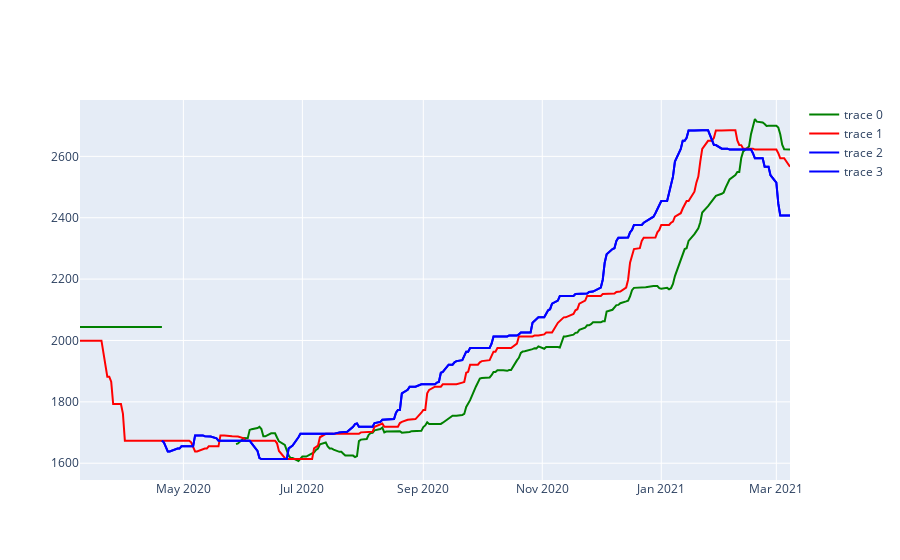

The notebook cell this image was saved under:
### Markdown cell above
### Ichimoku cloud

### Code cell
df['Ichimoku_a'] = ta.trend.ichimoku_a(df.High,df.Low,9,26,52,False)
df['Ichimoku_b'] = ta.trend.ichimoku_b(df.High,df.Low,9,26,52,False)
df['Ichimoku_base_line'] = ta.trend.ichimoku_base_line(df.High,df.Low,9,26,52,False)
df['Ichimoku_conversion_line'] = ta.trend.ichimoku_conversion_line(df.High,df.Low,9,26,52,False)
# print(df.Ichimoku)
fig = go.Figure([go.Scatter(x=df.Date, y=df.Ichimoku_a, line=dict(color='green', width=2)),
               go.Scatter(x=df.Date, y=df.Ichimoku_b, line=dict(color='red', width=2)),
                go.Scatter(x=df.Date, y=df.Ichimoku_base_line, line=dict(color='blue', width=2)),
                go.Scatter(x=df.Date, y=df.Ichimoku_base_line, line=dict(color='blue', width=2))])

fig.show()

### Figure 1 — Plotly figure (JSON) as saved in the notebook; plotly's stock layout.template omitted (floating-point values rounded to 4 significant figures; data arrays with more than 128 entries replaced by an {"elided": "..."} marker saying what was removed)
{"data": [{"line": {"color": "green", "width": 2}, "type": "scatter", "x": {"elided": "249 str values"}, "y": {"elided": "249 float values"}}, {"line": {"color": "red", "width": 2}, "type": "scatter", "x": {"elided": "249 str values"}, "y": {"elided": "249 float values"}}, {"line": {"color": "blue", "width": 2}, "type": "scatter", "x": {"elided": "249 str values"}, "y": {"elided": "249 float values"}}, {"line": {"color": "blue", "width": 2}, "type": "scatter", "x": {"elided": "249 str values"}, "y": {"elided": "249 float values"}}], "layout": {}}
